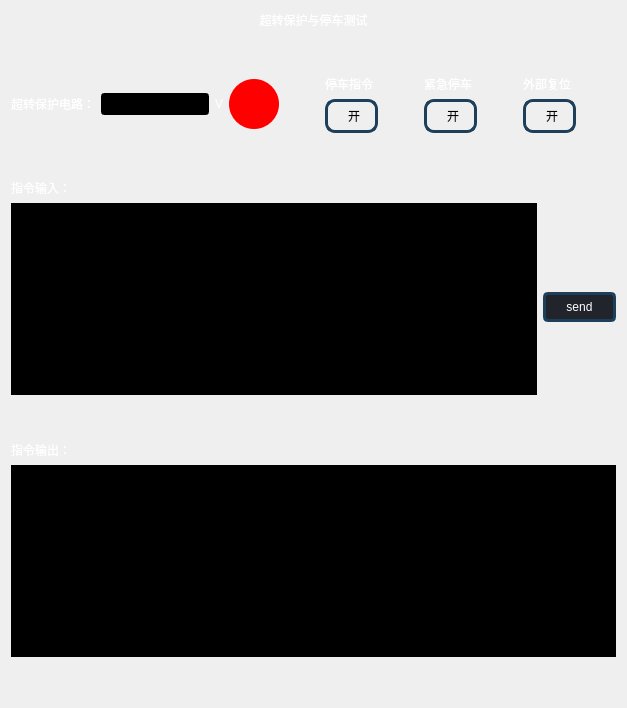
           <widget class="QWidget" name="tab_6">
            <attribute name="title">
             <string>超转保护与停车测试</string>
            </attribute>
            <layout class="QVBoxLayout" name="verticalLayout_35">
             <item>
              <layout class="QVBoxLayout" name="verticalLayout_33">
               <item>
                <widget class="QLabel" name="label_35">
                 <property name="styleSheet">
                  <string notr="true">color:white;
font: 75 16pt &quot;Arial&quot;;</string>
                 </property>
                 <property name="text">
                  <string>超转保护与停车测试</string>
                 </property>
                 <property name="alignment">
                  <set>Qt::AlignCenter</set>
                 </property>
                </widget>
               </item>
               <item>
                <spacer name="verticalSpacer_39">
                 <property name="orientation">
                  <enum>Qt::Vertical</enum>
                 </property>
                 <property name="sizeHint" stdset="0">
                  <size>
                   <width>20</width>
                   <height>40</height>
                  </size>
                 </property>
                </spacer>
               </item>
               <item>
                <layout class="QHBoxLayout" name="horizontalLayout_14">
                 <item>
                  <layout class="QGridLayout" name="gridLayout_8">
                   <item row="0" column="4">
                    <spacer name="horizontalSpacer_2">
                     <property name="orientation">
                      <enum>Qt::Horizontal</enum>
                     </property>
                     <property name="sizeHint" stdset="0">
                      <size>
                       <width>40</width>
                       <height>20</height>
                      </size>
                     </property>
                    </spacer>
                   </item>
                   <item row="0" column="1">
                    <widget class="QLineEdit" name="le_auto_op_Overspeed_Protect">
                     <property name="sizePolicy">
                      <sizepolicy hsizetype="Maximum" vsizetype="Fixed">
                       <horstretch>0</horstretch>
                       <verstretch>0</verstretch>
                      </sizepolicy>
                     </property>
                     <property name="maximumSize">
                      <size>
                       <width>110</width>
                       <height>16777215</height>
                      </size>
                     </property>
                     <property name="styleSheet">
                      <string notr="true">color:white;
background-color: rgb(0, 0, 0);
font: 65 14pt &quot;Arial&quot;;</string>
                     </property>
                     <property name="alignment">
                      <set>Qt::AlignCenter</set>
                     </property>
                     <property name="readOnly">
                      <bool>true</bool>
                     </property>
                    </widget>
                   </item>
                   <item row="0" column="2">
                    <widget class="QLabel" name="label_163">
                     <property name="styleSheet">
                      <string notr="true">color:white;
font: 75 10pt &quot;Arial&quot;;</string>
                     </property>
                     <property name="text">
                      <string>V</string>
                     </property>
                    </widget>
                   </item>
                   <item row="0" column="0">
                    <widget class="QLabel" name="label_147">
                     <property name="styleSheet">
                      <string notr="true">color:white;
font: 75 10pt &quot;Arial&quot;;</string>
                     </property>
                     <property name="text">
                      <string>超转保护电路：</string>
                     </property>
                    </widget>
                   </item>
                   <item row="0" column="3">
                    <widget class="QPushButton" name="pb_op_op">
                     <property name="minimumSize">
                      <size>
                       <width>50</width>
                       <height>50</height>
                      </size>
                     </property>
                     <property name="styleSheet">
                      <string notr="true">
QPushButton{
border-radius: 25px;
width:10px;
height:10px;
background-color:red;
}
QPushButton:checked{
background-color: rgb(19, 255, 98);
}</string>
                     </property>
                     <property name="text">
                      <string/>
                     </property>
                     <property name="checkable">
                      <bool>true</bool>
                     </property>
                    </widget>
                   </item>
                  </layout>
                 </item>
                 <item>
                  <layout class="QHBoxLayout" name="horizontalLayout_16">
                   <item>
                    <layout class="QVBoxLayout" name="verticalLayout_30">
                     <item>
                      <widget class="QLabel" name="label_16">
                       <property name="styleSheet">
                        <string notr="true">color:white;
font: 75 14pt &quot;Arial&quot;;</string>
                       </property>
                       <property name="text">
                        <string>停车指令</string>
                       </property>
                      </widget>
                     </item>
                     <item>
                      <widget class="QPushButton" name="btn_over_Stop">
                       <property name="styleSheet">
                        <string notr="true">QPushButton{
text-align : left;background-color:qlineargradient(spread:pad, x1:0, y1:0, x2:1, y2:0, 
stop:0 white, stop:0.495 white, stop:0.505 red, 
stop:1 red);color:black;font: 14pt &quot;Arial&quot;;border:3px solid rgb(29,63,91);               border-radius:10px;padding-right:15px;padding-left:20px;padding-top:5px;padding-bottom:5px;
}
QPushButton:pressed{
color:rgb(85, 170, 255);
}</string>
                       </property>
                       <property name="text">
                        <string>开</string>
                       </property>
                       <property name="checkable">
                        <bool>true</bool>
                       </property>
                       <property name="autoExclusive">
                        <bool>false</bool>
                       </property>
                      </widget>
                     </item>
                    </layout>
                   </item>
                   <item>
                    <spacer name="horizontalSpacer_8">
                     <property name="orientation">
                      <enum>Qt::Horizontal</enum>
                     </property>
                     <property name="sizeHint" stdset="0">
                      <size>
                       <width>40</width>
                       <height>20</height>
                      </size>
                     </property>
                    </spacer>
                   </item>
                   <item>
                    <layout class="QVBoxLayout" name="verticalLayout_31">
                     <item>
                      <widget class="QLabel" name="label_19">
                       <property name="styleSheet">
                        <string notr="true">color:white;
font: 75 14pt &quot;Arial&quot;;</string>
                       </property>
                       <property name="text">
                        <string>紧急停车</string>
                       </property>
                      </widget>
                     </item>
                     <item>
                      <widget class="QPushButton" name="btn_over_Emergency">
                       <property name="styleSheet">
                        <string notr="true">QPushButton{
text-align : left;background-color:qlineargradient(spread:pad, x1:0, y1:0, x2:1, y2:0, 
stop:0 white, stop:0.495 white, stop:0.505 red, 
stop:1 red);color:black;font: 14pt &quot;Arial&quot;;border:3px solid rgb(29,63,91);               border-radius:10px;padding-right:15px;padding-left:20px;padding-top:5px;padding-bottom:5px;
}
QPushButton:pressed{
color:rgb(85, 170, 255);
}</string>
                       </property>
                       <property name="text">
                        <string>开</string>
                       </property>
                       <property name="checkable">
                        <bool>true</bool>
                       </property>
                       <property name="autoExclusive">
                        <bool>false</bool>
                       </property>
                      </widget>
                     </item>
                    </layout>
                   </item>
                   <item>
                    <spacer name="horizontalSpacer_11">
                     <property name="orientation">
                      <enum>Qt::Horizontal</enum>
                     </property>
                     <property name="sizeHint" stdset="0">
                      <size>
                       <width>40</width>
                       <height>20</height>
                      </size>
                     </property>
                    </spacer>
                   </item>
                   <item>
                    <layout class="QVBoxLayout" name="verticalLayout_32">
                     <item>
                      <widget class="QLabel" name="label_20">
                       <property name="styleSheet">
                        <string notr="true">color:white;
font: 75 14pt &quot;Arial&quot;;</string>
                       </property>
                       <property name="text">
                        <string>外部复位</string>
                       </property>
                      </widget>
                     </item>
                     <item>
                      <widget class="QPushButton" name="btn_over_Reset">
                       <property name="styleSheet">
                        <string notr="true">QPushButton{
text-align : left;background-color:qlineargradient(spread:pad, x1:0, y1:0, x2:1, y2:0, 
stop:0 white, stop:0.495 white, stop:0.505 red, 
stop:1 red);color:black;font: 14pt &quot;Arial&quot;;border:3px solid rgb(29,63,91);               border-radius:10px;padding-right:15px;padding-left:20px;padding-top:5px;padding-bottom:5px;
}
QPushButton:pressed{
color:rgb(85, 170, 255);
}</string>
                       </property>
                       <property name="text">
                        <string>开</string>
                       </property>
                       <property name="checkable">
                        <bool>true</bool>
                       </property>
                       <property name="autoExclusive">
                        <bool>false</bool>
                       </property>
                      </widget>
                     </item>
                    </layout>
                   </item>
                   <item>
                    <spacer name="horizontalSpacer_12">
                     <property name="orientation">
                      <enum>Qt::Horizontal</enum>
                     </property>
                     <property name="sizeHint" stdset="0">
                      <size>
                       <width>40</width>
                       <height>20</height>
                      </size>
                     </property>
                    </spacer>
                   </item>
                  </layout>
                 </item>
                </layout>
               </item>
               <item>
                <spacer name="verticalSpacer">
                 <property name="orientation">
                  <enum>Qt::Vertical</enum>
                 </property>
                 <property name="sizeHint" stdset="0">
                  <size>
                   <width>20</width>
                   <height>40</height>
                  </size>
                 </property>
                </spacer>
               </item>
               <item>
                <layout class="QVBoxLayout" name="verticalLayout_137">
                 <item>
                  <layout class="QHBoxLayout" name="horizontalLayout_51">
                   <item>
                    <layout class="QVBoxLayout" name="verticalLayout_138">
                     <item>
                      <widget class="QLabel" name="label_13">
                       <property name="styleSheet">
                        <string notr="true">color:white;
font: 75 14pt &quot;Arial&quot;;</string>
                       </property>
                       <property name="text">
                        <string>指令输入：</string>
                       </property>
                      </widget>
                     </item>
                     <item>
                      <widget class="QPlainTextEdit" name="pte_auto_op_insIN">
                       <property name="styleSheet">
                        <string notr="true">color:white;
background-color: rgb(0, 0, 0);
font: 65 14pt &quot;Arial&quot;;</string>
                       </property>
                      </widget>
                     </item>
                     <item>
                      <spacer name="verticalSpacer_78">
                       <property name="orientation">
                        <enum>Qt::Vertical</enum>
                       </property>
                       <property name="sizeHint" stdset="0">
                        <size>
                         <width>20</width>
                         <height>40</height>
                        </size>
                       </property>
                      </spacer>
                     </item>
                    </layout>
                   </item>
                   <item>
                    <widget class="QPushButton" name="pte_auto_op_insSend">
                     <property name="styleSheet">
                      <string notr="true">
QPushButton:checked{background-color:rgb(33,37,43);color:red;font: 14pt &quot;Arial&quot;;border:3px solid rgb(29,63,91);border-radius:5px;padding-right:20px;padding-left:20px;padding-top:5px;padding-bottom:5px;}



QPushButton{background-color:rgb(33,37,43);color:white;font: 14pt &quot;Arial&quot;;border:3px solid rgb(29,63,91);border-radius:5px;padding-right:20px;padding-left:20px;padding-top:5px;padding-bottom:5px;}

QPushButton:hover{font-weight:bold;background-color:rgb(33,37,43);color:white;font: 16pt &quot;Arial&quot;;border:3px solid rgb(39,63,91);border-radius:5px;padding-right:20px;padding-left:20px;padding-top:5px;padding-bottom:5px;}


QPushButton:pressed{color: red;}</string>
                     </property>
                     <property name="text">
                      <string>send</string>
                     </property>
                     <property name="checkable">
                      <bool>false</bool>
                     </property>
                    </widget>
                   </item>
                  </layout>
                 </item>
                 <item>
                  <layout class="QVBoxLayout" name="verticalLayout_139">
                   <item>
                    <widget class="QLabel" name="label_25">
                     <property name="styleSheet">
                      <string notr="true">color:white;
font: 75 14pt &quot;Arial&quot;;</string>
                     </property>
                     <property name="text">
                      <string>指令输出：</string>
                     </property>
                    </widget>
                   </item>
                   <item>
                    <widget class="QPlainTextEdit" name="pte_auto_op_insOUT">
                     <property name="styleSheet">
                      <string notr="true">color:white;
background-color: rgb(0, 0, 0);
font: 65 14pt &quot;Arial&quot;;</string>
                     </property>
                     <property name="readOnly">
                      <bool>true</bool>
                     </property>
                    </widget>
                   </item>
                   <item>
                    <spacer name="verticalSpacer_24">
                     <property name="orientation">
                      <enum>Qt::Vertical</enum>
                     </property>
                     <property name="sizeHint" stdset="0">
                      <size>
                       <width>20</width>
                       <height>40</height>
                      </size>
                     </property>
                    </spacer>
                   </item>
                  </layout>
                 </item>
                </layout>
               </item>
              </layout>
             </item>
            </layout>
           </widget>
